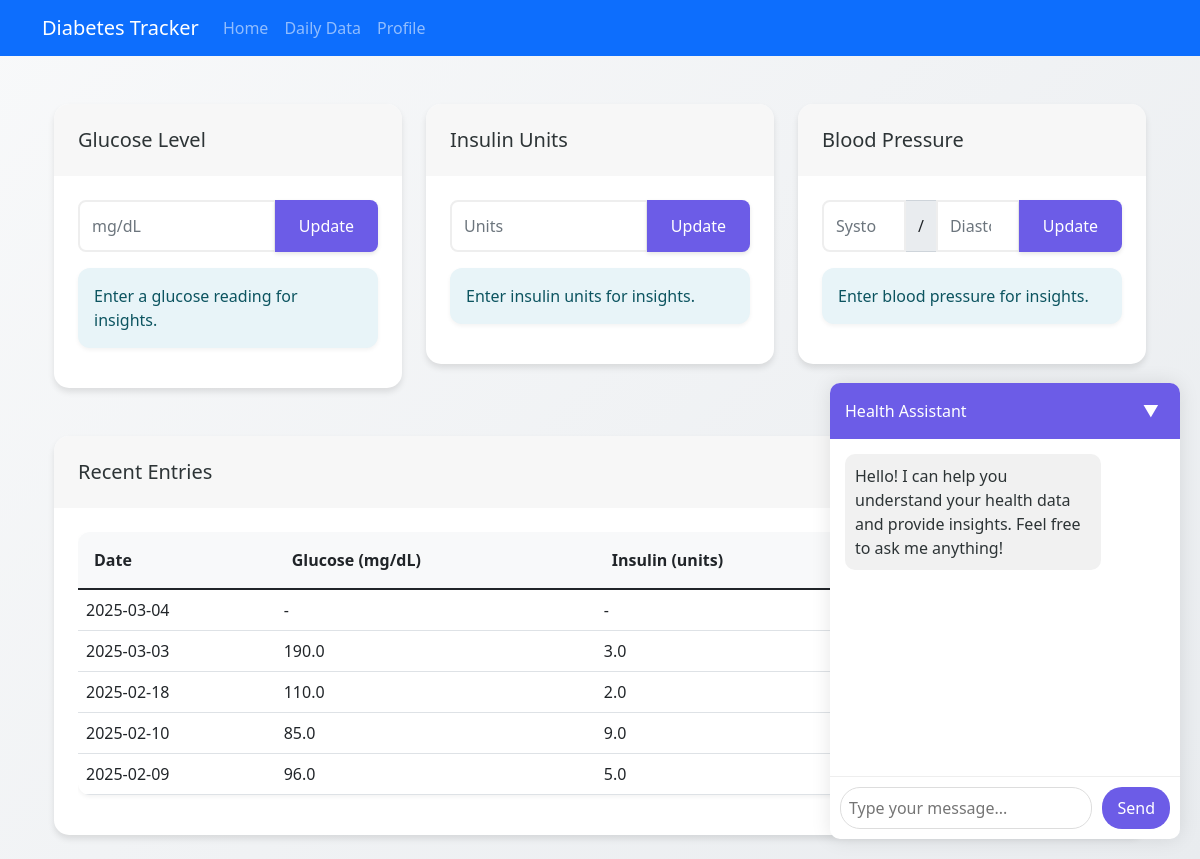
The page / on the database its author committed.
### app.py (models this page shows)
class Entry(db.Model):
    id = db.Column(db.Integer, primary_key=True)
    date = db.Column(db.Date, nullable=False)
    time_glucose = db.Column(db.DateTime, nullable=True)
    time_insulin = db.Column(db.DateTime, nullable=True)
    time_bp = db.Column(db.DateTime, nullable=True)
    glucose_level = db.Column(db.Float, nullable=True)
    insulin_units = db.Column(db.Float, nullable=True)
    systolic_bp = db.Column(db.Integer, nullable=True)
    diastolic_bp = db.Column(db.Integer, nullable=True)
    carbs = db.Column(db.Integer, nullable=True)
    notes = db.Column(db.Text, nullable=True)

### app.py (the view)
@app.route('/')
def index():
    today = date.today()
    entry = get_or_create_entry(today)
    metrics = {
        'glucose_level': entry.glucose_level,
        'insulin_units': entry.insulin_units,
        'systolic_bp': entry.systolic_bp,
        'diastolic_bp': entry.diastolic_bp,
        'carbs': entry.carbs
    }
    insights = generate_insights_for_metrics(metrics)
    recent_entries = Entry.query.order_by(Entry.date.desc()).limit(7).all()
    return render_template('index.html',
                         entry=entry,
                         recent_entries=recent_entries,
                         glucose_insight=insights.get('glucose'),
                         insulin_insight=insights.get('insulin'),
                         bp_insight=insights.get('blood_pressure'))

### app.py (called while the page is built)
def get_or_create_entry(entry_date):
    entry = Entry.query.filter_by(date=entry_date).first()
    if not entry:
        entry = Entry(date=entry_date)
        db.session.add(entry)
        db.session.commit()
    return entry

def generate_insights_for_metrics(metrics):
    try:
        return insight_interface.get_insights(metrics)
    except Exception as e:
        app.logger.error(f"Error generating insights: {str(e)}")
        return {
            'glucose': "Unable to generate insight at this time.",
            'insulin': "Unable to generate insight at this time.",
            'blood_pressure': "Unable to generate insight at this time."
        }

### rag_system/utils/interface.py (called while the page is built, shortened)
    def get_insights(self, metrics):
        insights = {}
        glucose_context = f"your blood glucose is {metrics.get('glucose_level')} mg/dL" if metrics.get('glucose_level') is not None else None
        insulin_context = f"your insulin dose is {metrics.get('insulin_units')} units" if metrics.get('insulin_units') is not None else None
        bp_context = (f"your blood pressure is {metrics.get('systolic_bp')}/{metrics.get('diastolic_bp')} mmHg"
                     if metrics.get('systolic_bp') is not None and metrics.get('diastolic_bp') is not None else None)
        return insights

### templates/index.html (shortened to what this page needs)
{% extends "base.html" %}
{% block content %}
<div class="container py-4">
    <div class="row">
        <div class="col-md-4 mb-4">
            <div class="card">
                <div class="card-header">
                    <h5 class="card-title mb-0">Glucose Level</h5>
                </div>
                <div class="card-body">
                    <form id="glucose-form" action="{{ url_for('update_metric', metric='glucose') }}" method="POST" class="mb-3">
                        <div class="input-group">
                            <input type="number" step="0.1" class="form-control" name="glucose_level" placeholder="mg/dL" value="{{ entry.glucose_level if entry.glucose_level }}">
                            <button class="btn btn-primary" type="submit">Update</button>
                        </div>
                    </form>
                    <div class="alert alert-info mt-3" id="glucose-insight" role="alert">
                        {{ glucose_insight if glucose_insight else "Enter a glucose reading for insights." }}
                    </div>
                </div>
            </div>
        </div>
        <div class="col-md-4 mb-4">
            <div class="card">
                <div class="card-header">
                    <h5 class="card-title mb-0">Insulin Units</h5>
                </div>
                <div class="card-body">
                    <form id="insulin-form" action="{{ url_for('update_metric', metric='insulin') }}" method="POST" class="mb-3">
                        <div class="input-group">
                            <input type="number" step="0.5" class="form-control" name="insulin_units" placeholder="Units" value="{{ entry.insulin_units if entry.insulin_units }}">
                            <button class="btn btn-primary" type="submit">Update</button>
                        </div>
                    </form>
                    <div class="alert alert-info mt-3" id="insulin-insight" role="alert">
                        {{ insulin_insight if insulin_insight else "Enter insulin units for insights." }}
                    </div>
                </div>
            </div>
        </div>
        <div class="col-md-4 mb-4">
            <div class="card">
                <div class="card-header">
                    <h5 class="card-title mb-0">Blood Pressure</h5>
                </div>
                <div class="card-body">
                    <form id="bp-form" action="{{ url_for('update_metric', metric='bp') }}" method="POST" class="mb-3">
                        <div class="input-group">
                            <input type="number" class="form-control" name="systolic_bp" placeholder="Systolic" value="{{ entry.systolic_bp if entry.systolic_bp }}">
                            <span class="input-group-text">/</span>
                            <input type="number" class="form-control" name="diastolic_bp" placeholder="Diastolic" value="{{ entry.diastolic_bp if entry.diastolic_bp }}">
                            <button class="btn btn-primary" type="submit">Update</button>
                        </div>
                    </form>
                    <div class="alert alert-info mt-3" id="bp-insight" role="alert">
                        {{ bp_insight if bp_insight else "Enter blood pressure for insights." }}
                    </div>
                </div>
            </div>
        </div>
    </div>
    <div class="card mt-4">
        <div class="card-header">
            <h5 class="card-title mb-0">Recent Entries</h5>
        </div>
        <div class="card-body">
            <div class="table-responsive">
                <table class="table table-hover">
                    <thead>
                        <tr>
                            <th>Date</th>
                            <th>Glucose (mg/dL)</th>
                            <th>Insulin (units)</th>
                            <th>BP (mmHg)</th>
                        </tr>
                    </thead>
                    <tbody>
                        {% for entry in recent_entries %}
                        <tr>
                            <td>{{ entry.date.strftime('%Y-%m-%d') }}</td>
                            <td>{{ entry.glucose_level if entry.glucose_level else '-' }}</td>
                            <td>{{ entry.insulin_units if entry.insulin_units else '-' }}</td>
                            <td>
                            </td>
                        </tr>
                        {% endfor %}
                    </tbody>
                </table>
            </div>
        </div>
    </div>
</div>
{% endblock %}

### templates/base.html (shortened to what this page needs)
<!DOCTYPE html>
<html lang="en">
<head>
    <link href="https://cdn.jsdelivr.net/npm/bootstrap@5.1.3/dist/css/bootstrap.min.css" rel="stylesheet">
    <link href="https://cdn.jsdelivr.net/npm/animate.css@4.1.1/animate.min.css" rel="stylesheet">
</head>
<body>
    <nav class="navbar navbar-expand-lg navbar-dark bg-primary mb-4">
        <div class="container">
            <a class="navbar-brand" href="{{ url_for('index') }}">Diabetes Tracker</a>
            <div class="collapse navbar-collapse" id="navbarNav">
                <ul class="navbar-nav">
                    <li class="nav-item">
                        <a class="nav-link" href="{{ url_for('index') }}">Home</a>
                    </li>
                    <li class="nav-item">
                        <a class="nav-link" href="{{ url_for('daily_data') }}">Daily Data</a>
                    </li>
                    <li class="nav-item">
                        <a class="nav-link" href="{{ url_for('profile') }}">Profile</a>
                    </li>
                </ul>
            </div>
        </div>
    </nav>
    <div class="container">
        {% block content %}{% endblock %}
    </div>
    <div class="chat-widget" id="chatWidget">
        <div class="chat-header" onclick="toggleChat()">
            <span>Health Assistant</span>
            <button class="chat-toggle-btn">▼</button>
        </div>
        <div class="chat-body">
            <div class="chat-messages" id="chatMessages">
                <div class="chat-message system">
                    Hello! I can help you understand your health data and provide insights. Feel free to ask me anything!
                </div>
            </div>
            <div class="chat-input">
                <input type="text" id="chatInput" placeholder="Type your message...">
                <button onclick="sendMessage()">Send</button>
            </div>
        </div>
    </div>
</body>
</html>

### templates/base.html (style rules this page uses)
:root { --primary-color: #6c5ce7; --secondary-color: #a8a4e6; --accent-color: #81ecec; --bg-gradient-start: #f8f9fa; --bg-gradient-end: #e9ecef; --success-color: #00b894; --warning-color: #fdcb6e; --danger-color: #ff7675; --text-primary: #2d3436; --text-secondary: #636e72; }
body { background: linear-gradient(135deg, var(--bg-gradient-start) 0%, var(--bg-gradient-end) 100%); color: var(--text-primary); }
.card { transition: all 0.3s cubic-bezier(0.4, 0, 0.2, 1); border: none; border-radius: 15px; box-shadow: 0 4px 6px rgba(0, 0, 0, 0.1); background: white; overflow: hidden; animation: fadeIn 0.5s ease-out; }
.card-header { border-radius: 15px 15px 0 0 !important; border-bottom: none; padding: 1.5rem; }
.card-body { padding: 1.5rem; }
.btn { border-radius: 8px; padding: 0.5rem 1.5rem; transition: all 0.3s ease; border: none; box-shadow: 0 2px 4px rgba(0, 0, 0, 0.1); }
.btn-primary { background-color: var(--primary-color); }
.alert { border-radius: 12px; border: none; box-shadow: 0 2px 4px rgba(0, 0, 0, 0.05); animation: slideIn 0.3s ease-out; transition: all 0.3s ease-in-out; }
.alert-info { background-color: #e8f4f8; border-color: #bee5eb; color: #0c5460; }
.form-control { border-radius: 8px; border: 2px solid #eee; padding: 0.75rem; transition: all 0.3s ease; }
.table { border-radius: 12px; overflow: hidden; box-shadow: 0 2px 4px rgba(0, 0, 0, 0.05); }
.table th { background-color: var(--bg-gradient-start); border-bottom: none; padding: 1rem; }
.chat-widget { position: fixed; bottom: 20px; right: 20px; width: 350px; background: white; border-radius: 10px; box-shadow: 0 0 20px rgba(0,0,0,0.1); z-index: 1000; overflow: hidden; display: flex; flex-direction: column; }
.chat-header { background: var(--primary-color); color: white; padding: 15px; cursor: pointer; display: flex; justify-content: space-between; align-items: center; }
.chat-body { height: 400px; display: flex; flex-direction: column; transition: height 0.3s ease; }
.chat-messages { flex-grow: 1; overflow-y: auto; padding: 15px; }
.chat-message { margin-bottom: 10px; padding: 10px; border-radius: 10px; max-width: 80%; }
.chat-message.system { background: #f1f1f1; margin-right: auto; }
.chat-input { display: flex; padding: 10px; border-top: 1px solid #eee; }
.chat-input input { flex-grow: 1; padding: 8px; border: 1px solid #ddd; border-radius: 20px; margin-right: 10px; }
.chat-input button { background: var(--primary-color); color: white; border: none; padding: 8px 15px; border-radius: 20px; cursor: pointer; }
.chat-toggle-btn { background: none; border: none; color: white; cursor: pointer; transition: transform 0.3s ease; }

### rows shown on the page
Entry: date "2025-03-04", glucose_level "-", insulin_units "-"
Entry: date "2025-03-03", glucose_level "190.0", insulin_units "3.0"
Entry: date "2025-02-18", glucose_level "110.0", insulin_units "2.0"
Entry: date "2025-02-10", glucose_level "85.0", insulin_units "9.0"
Entry: date "2025-02-09", glucose_level "96.0", insulin_units "5.0"

### other values the page prints
{{ bp_insight if bp_insight else "Enter blood pressure for insights." }} "Enter blood pressure for insights."
